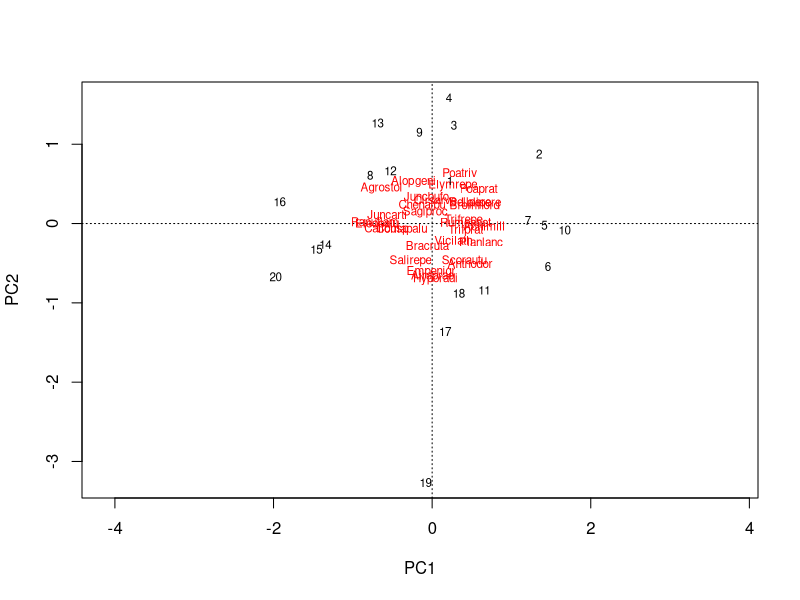
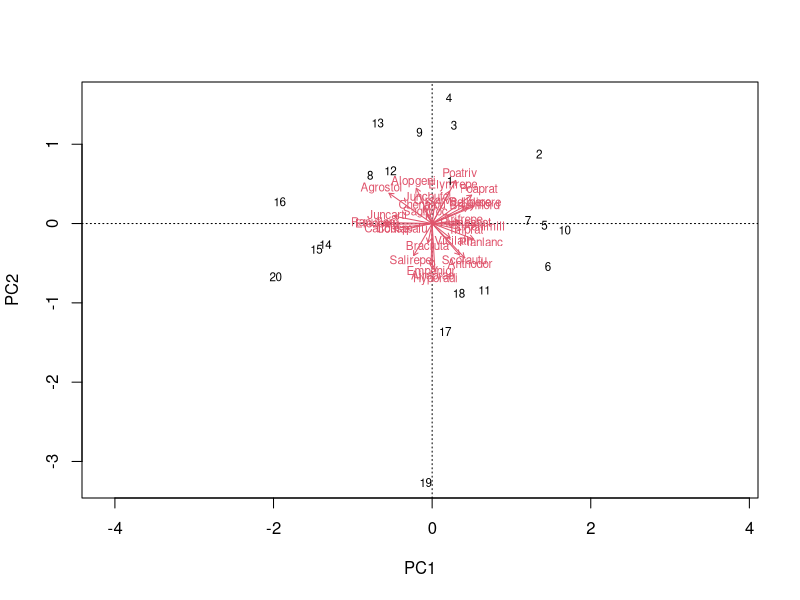
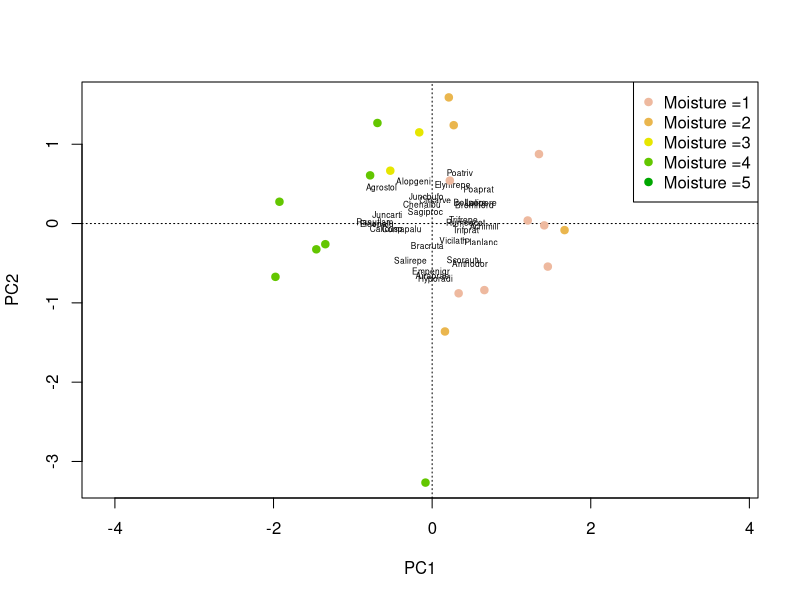

These figures' R source, in order: (Note: this script raises an error after producing the figures.)
## ---- chunk 1
library(vegan)
data(dune)
data(dune.env)
?dune
head(dune)
head(dune.env)
## ---- chunk 2
dune_pca <- rda(dune, scale =TRUE)
dune_pca
## ---- chunk 3
str(dune_pca)
## ---- chunk 4
plot(dune_pca)
## ---- chunk 5
biplot(dune_pca)
## ---- chunk 6
    plot(dune_pca, type='n')
    text(dune_pca, 'sp', cex=.5)
    # generate vector of colors 
    color_vect = rev(terrain.colors(6))[-1]
    points(dune_pca, 'sites', pch=19, 
           col=color_vect[dune.env$Moisture])
    legend('topright', paste("Moisture =", 1:5, sep=''), 
           col=color_vect, pch=19)
## ---- chunk 7
dune_mds <- metaMDS(dune)
dune_mds
## ---- chunk 8
dune_fit <- envfit(dune_mds, dune.env)
dune_fit
## ---- chunk 9
dune_mds1 <- anova(dune_mds, permutations = 999)
dune_mds1
## ---- chunk 10
plot(dune_mds, type='n')
    text(dune_mds, 'sp', cex=.5)
    # generate vector of colors 
    color_vect = rev(terrain.colors(6))[-1]
    points(dune_mds, 'sites', pch=19, 
           col=color_vect[dune.env$Moisture])
    plot(dune_fit, p.max = 0.01, cex = 0.75)
    legend('topright', paste("Moisture =", 1:5, sep=''), 
           col=color_vect, pch=19)
## ---- chunk 11
dune_cca <- cca(dune~., data = dune.env)
dune_cca
## ---- chunk 12
plot(dune_cca)
## ---- chunk 13
dune_cca_adr2 <- RsquareAdj(dune_cca, 30)
dune_cca_adr2
## ---- chunk 14
anova(dune_cca, permutations = 999)
## ---- chunk 15
dune_cca1 <- anova(dune_cca, by='margin', permutations = 999) #pulls out and compares each variable
## ---- chunk 16
plot(dune_cca, type = 'n', scaling = 1)
orditorp(dune_cca, display ='sp', cex=0.5, scaling=1, col='blue')
text(dune_cca, display ='bp', col='red')
